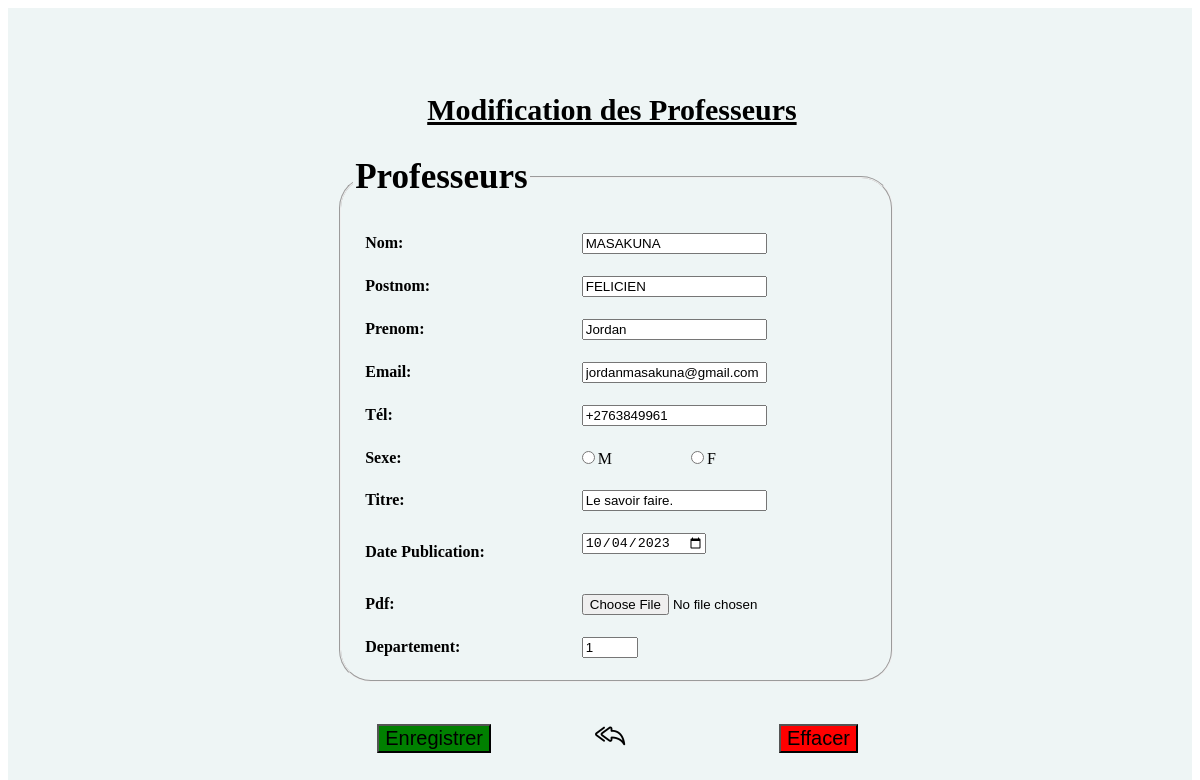
The app's page /ModifierProf.php?IdProf=1 with its own data.
### tables this page shows
CREATE TABLE IF NOT EXISTS `professeur` (
  `IdProf` int NOT NULL AUTO_INCREMENT,
  `Nom` varchar(25) DEFAULT NULL,
  `Postnom` varchar(25) DEFAULT NULL,
  `Prenom` varchar(25) DEFAULT NULL,
  `Email` varchar(255) DEFAULT NULL,
  `Tel` varchar(25) DEFAULT NULL,
  `Sexe` enum('M','F') DEFAULT NULL,
  `Article` varchar(255) DEFAULT NULL,
  `Date` date DEFAULT NULL,
  `Pdf` varchar(255) DEFAULT NULL,
  `FKIdDep` int DEFAULT NULL,
  PRIMARY KEY (`IdProf`),
  KEY `FKIdDep` (`FKIdDep`)
);

### ModifierProf.php (the view, shortened to what this page needs)
<?php
$bd=new PDO('mysql:host=localhost; dbname=Publications','root','');
if(isset($_GET['IdProf'])){
    $Id=$_GET['IdProf'];
    $sql=$bd->query("SELECT * FROM Professeur WHERE IdProf=$Id");
    $result=$sql->fetch();
}
?>
<!DOCTYPE html>
<html lang="fr">
<head>
    <link href="Sheria-icons/Sheria-icons.css" rel="stylesheet">
</head>
<body>
    <section class="gray">
        <section><strong><h1>Modification des Professeurs</h1></strong>
            <form id="monForm" action="" method="post">
                <fieldset>
                    <legend id="cont"><strong>Professeurs</strong></legend><br/>
                        <table>
                            <tbody>
                                <tr>
                                    <td><label for="Nom"><strong>Nom: </strong></label></td>
                                    <td><input id="Nom" type="text" name="Nom" value= "<?php echo $result['Nom']; ?>" class="un" required="required" placeholder="Votre nom" autofocus oninput="validation_Element(this)" /></td>
                                </tr>
                                <tr>
                                    <td><label for="Postnom"><strong>Postnom: </strong></label></td>
                                    <td><input id="Postnom" type="text" name="Postnom" value= "<?php echo $result['Postnom']; ?>" class="un" required="required" placeholder="Votre postnom" /></td>
                                </tr>
                                <tr>
                                    <td><label for="Prénom"><strong>Prenom: </strong></label></td>
                                    <td><input id="Prénom" type="text" name="Prenom" value= "<?php echo $result['Prenom']; ?>" class="un" required="required" placeholder="Votre prenom" /></td>
                                </tr>
                                <tr>
                                    <td><label for="Email"><strong>Email: </strong></label></td>
                                    <td>
                                        <input
                                        type="email"
                                        class="un"
                                        name="Email"
                                        value= "<?php echo $result['Email']; ?>"
                                        autocomplete="off"
                                        placeholder="Votre Email"
                                        required
                                        />
                                    </td>
                                </tr>
                                <tr>
                                    <td><label for="Tél"><strong>Tél: </strong></label></td>
                                    <td> <input id="Tél" type="Tél" name="Tel" value= "<?php echo $result['Tel']; ?>" class="un" placeholder="+243" pattern="{13}" /></td>
                                </tr>
                                <tr>
                                    <td><label id="Sexe"><strong>Sexe: </strong></label></td>
                                    <td>
                                        <input id="Radio1" type="radio" class="un"  value= "M" required="required" name="Sexe" /><label>M</label>
                                        <input id="Radio2" type="radio" class="un" value= "F" required="required" name="Sexe" /><label>F</label>
                                    </td>
                                </tr>
                                <tr>
                                    <td id="Article"><label for="Article"><strong>Titre: </strong></label></td>
                                    <td><input id="Article" type="text" name="Article" value= "<?php echo $result['Article']; ?>" class="un" required="required"  /></td>
                                </tr>
                                <tr>
                                    <td id="DatePub"><label for="DatePub"><strong>Date Publication: </strong></label></td>
                                    <td><input id="DatePub" class="un" name="Date" value= "<?php echo $result['Date']; ?>" type="Date" /><br/><br/></td>
                                </tr>
                                <tr>
                                    <td id="Pdf"><label for="Pdf"><strong>Pdf: </strong></label></td>
                                    <td><input type="file" name="Pdf" class="un" value= "<?php echo $result['Pdf']; ?>"></td>
                                </tr>
                                <tr>
                                    <td><label for="Formation"><strong>Departement: </strong></label></td>
                                    <td><input id="Departement" class="un" name="FKIdDep" value= "<?php echo $result['FKIdDep']; ?>" value="0" type="number" min="0" max="25" /></td>
                                </tr>
                            </tbody>
                        </table>
                </fieldset>
                <br/>
                <br/>
                <tr>
                    <td>
                        <input id="Submit1" class="sub" name="enregistrer" type="submit" value="Enregistrer" />
                        <a href="Professeur.php" class="lien"><ion-icon class="bi bi-reply-all"></ion-icon></a>
                        <input id="Reset1" class="res" name="Effacer" type="reset" value="Effacer" />
                    </td>
                </tr>
            </form>
        </section>
    </section>
</body>
</html>

### ModifierProf.php (style rules this page uses)
.gray { width: 100%; min-height: 100vh; display: flex; align-items: center; justify-content: center; background-color: #eef5f5; }
td { padding: 10px; }
fieldset { border-radius: 2rem; background-color: rgba(0, 0, 10, 0); width: 100%; }
.un { margin-left: 75px; }
.sub { margin-left: 40px; background-color: green; font-size: 20px; cursor: pointer; }
.res { margin-left: 150px; background-color: red; font-size: 20px; cursor: pointer; }
#cont { font-size: 35px; }
h1 { margin-left: 90px; font-size: 30px; text-decoration: underline; }
.lien { margin-left: 100px; color: black; font-size: 30px; cursor: pointer; }

### records on screen
professeur: Nom "MASAKUNA", Postnom "FELICIEN", Prenom "Jordan", Email "jordanmasakuna@gmail.com", Tel "+2763849961", Article "Le savoir faire.", Date "10/04/2023", FKIdDep "1"
